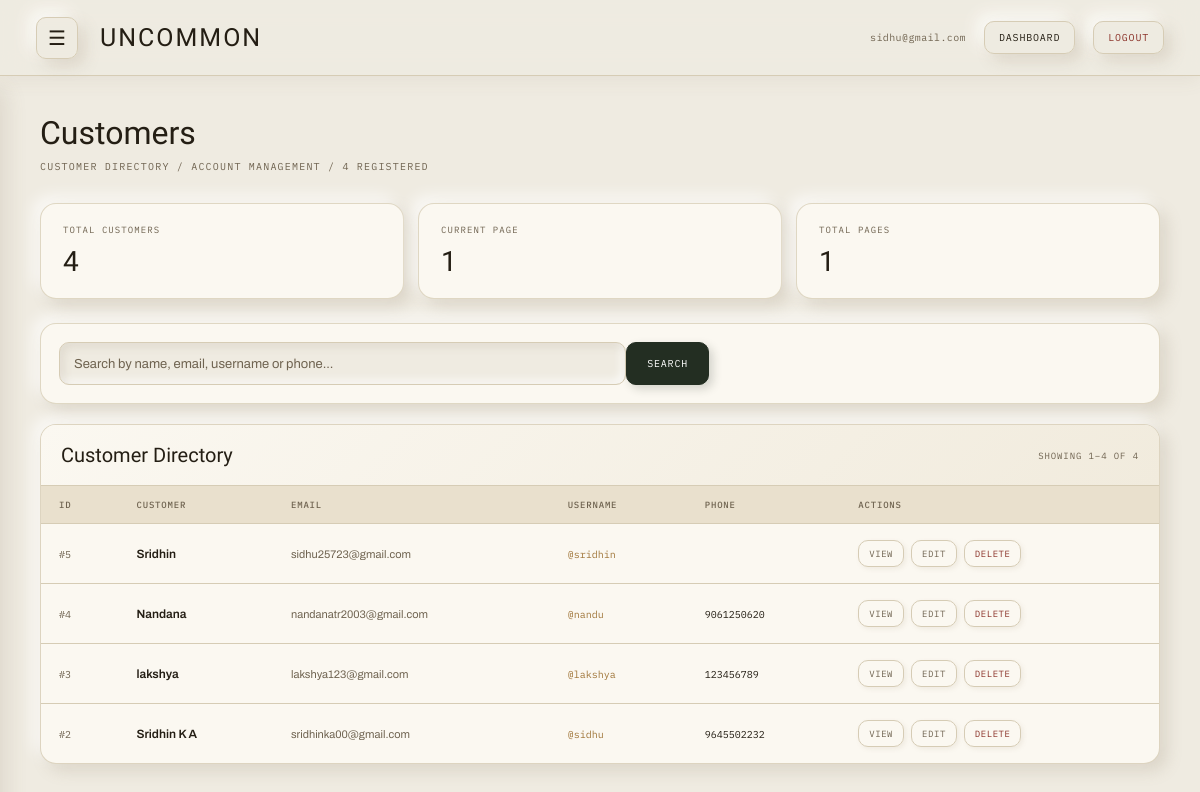
Page /admin_panel/customers/ (signed in) on the earlier database version.
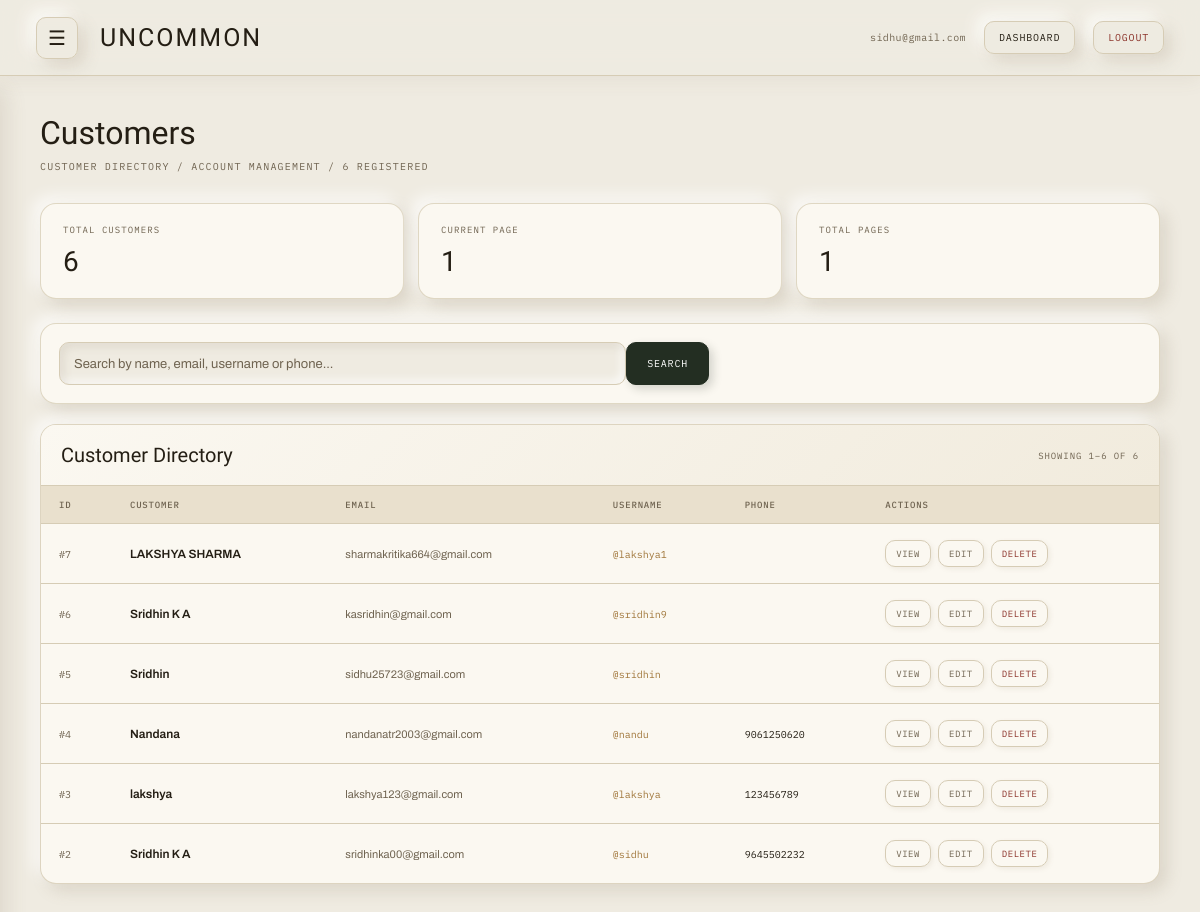
Same page on the later database version.
### customer/models.py (models this page shows, shortened)
class Customer(models.Model):
    name = models.CharField(max_length=100)
    email = models.EmailField(unique=True)
    phone = models.CharField(max_length=20)
    username = models.CharField(max_length=100, unique=True)
    password = models.CharField(max_length=255)

### admin_panel/views.py (the view, shortened to what this page needs)
# urls.py: path("customers/", views.view_customers, name="view_customers"),
@admin_required
def view_customers(request):
    customers = Customer.objects.all().order_by("-id")
    search = request.GET.get("search", "").strip()
    return render(request, "admin_panel/customers.html", {
        "admin": request.admin_user,
        "page_obj": _paginate(request, customers, 10),
        "search": search,
        "total_customers": Customer.objects.count(),
    })

### admin_panel/views.py (called while the page is built)
def admin_required(view):
    @wraps(view)
    def wrapped(request, *args, **kwargs):
        admin_id = request.session.get("admin")
        admin = Admin.objects.filter(pk=admin_id).first() if admin_id else None
        if admin is None:
            if admin_id:
                request.session.flush()
            return redirect("home")
        request.admin_user = admin
        return view(request, *args, **kwargs)
    return wrapped

def _paginate(request, queryset, per_page):
    return Paginator(queryset, per_page).get_page(request.GET.get("page"))

### templates/admin_panel/customers.html (shortened to what the changed rows need)
{% load static %}
<!DOCTYPE html>
<html lang="en">
<head>
</head>
<body>
<main>
    <section class="page-header">
        <h1 class="page-title">
            Customers
        </h1>
        <p class="page-subtitle">
            Customer directory / Account management / {{ total_customers }} registered
        </p>
    </section>
    <section class="stats-grid">
        <div class="stat-card">
            <div class="stat-label">
                Total Customers
            </div>
            <div class="stat-value">
                {{ total_customers }}
            </div>
        </div>
    </section>
    <section class="table-card">
        <div class="table-header">
            <div class="table-heading">
                Customer Directory
            </div>
            <div class="table-count">
                {% if page_obj %}
                    Showing {{ page_obj.start_index }}–{{ page_obj.end_index }}
                    of {{ page_obj.paginator.count }}
                {% else %}
                    0 customers
                {% endif %}
            </div>
        </div>
        {% if page_obj.object_list %}
            <div class="table-wrapper">
                <table>
                    <thead>
                        <tr>
                            <th>ID</th>
                            <th>Customer</th>
                            <th>Email</th>
                            <th>Username</th>
                            <th>Phone</th>
                            <th>Actions</th>
                        </tr>
                    </thead>
                    <tbody>
                        {% for customer in page_obj %}
                            <tr>
                                <td>
                                    <span class="customer-id">
                                        #{{ customer.id }}
                                    </span>
                                </td>
                                <td>
                                    <div class="customer-name">
                                        {{ customer.name }}
                                    </div>
                                </td>
                                <td>
                                    <div class="customer-email">
                                        {{ customer.email }}
                                    </div>
                                </td>
                                <td>
                                    <span class="username">
                                        @{{ customer.username }}
                                    </span>
                                </td>
                                <td>
                                    <span class="phone">
                                        {{ customer.phone }}
                                    </span>
                                </td>
                                <td>
                                    <div class="action-group">
                                        <button
                                            type="button"
                                            class="action-btn view-btn"
                                            data-name="{{ customer.name }}"
                                            data-email="{{ customer.email }}"
                                            data-username="{{ customer.username }}"
                                            data-phone="{{ customer.phone }}"
                                            data-id="{{ customer.id }}"
                                            onclick="openViewModal(this)"
                                        >
                                            View
                                        </button>
                                        <button
                                            type="button"
                                            class="action-btn edit-btn"
                                            data-url="{% url 'edit_customer' customer.id %}"
                                            data-name="{{ customer.name }}"
                                            data-email="{{ customer.email }}"
                                            data-username="{{ customer.username }}"
                                            data-phone="{{ customer.phone }}"
                                            onclick="openEditModal(this)"
                                        >
                                            Edit
                                        </button>
                                        <button
                                            type="button"
                                            class="action-btn delete-btn"
                                            data-url="{% url 'delete_customer' customer.id %}"
                                            data-name="{{ customer.name }}"
                                            onclick="openDeleteModal(this)"
                                        >
                                            Delete
                                        </button>
                                    </div>
                                </td>
                            </tr>
                        {% endfor %}
                    </tbody>
                </table>
            </div>
        {% endif %}
    </section>
</main>
</body>
</html>

Differences in the rows shown:
added Customer: id "7", name "LAKSHYA SHARMA", email "sharmakritika664@gmail.com", username "lakshya1"
added Customer: id "6", name "Sridhin K A", email "kasridhin@gmail.com", username "sridhin9"
Other differences:
{{ total_customers }}: "4" → "6"
{{ page_obj.end_index }}: "4" → "6"
{{ page_obj.paginator.count }}: "4" → "6"
